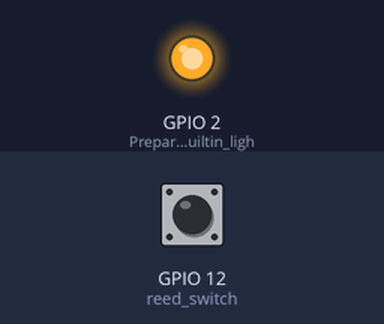
Recording of a sketch running on a simulated ESP8266 (NodeMCU). On the bench: output pins drawn as LEDs (lit = HIGH). The inputs (shaded band) are chosen by the test bench; at power-on: GPIO 12 (reed_switch) HIGH. WiFi joins after 1.5 s; servers stay silent unless stated; no MQTT or app messages arrive unless stated; what the sketch prints to the serial monitor is not drawn.

Above: at 3.0 s.
3.1 s: GPIO 12 (reed_switch) pulled LOW for 0.15 s
At 3.18 s:
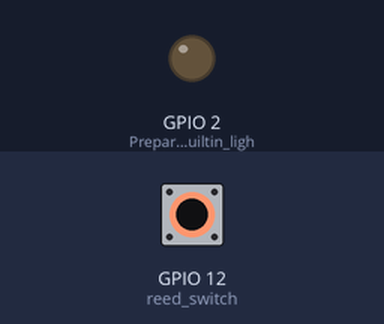
4.7 s: GPIO 12 (reed_switch) pulled LOW for 3.2 s
At 8.2 s:
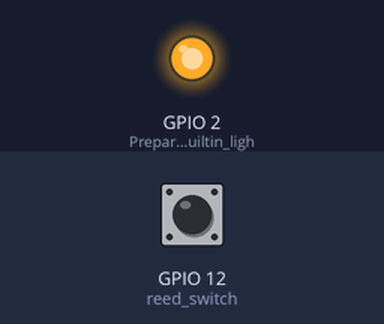
Timing chart, 0 to 9.7 s (numbered marks = the images above; inputs shaded):
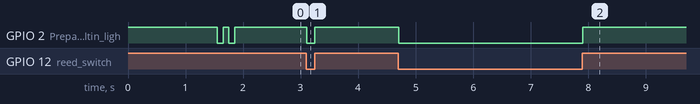

Measured:
- after the input at 3.1 s, GPIO 2 (Prepares_the_builtin_ligh): HIGH → LOW at once, → HIGH 0.14 s later
- after the input at 4.7 s, GPIO 2 (Prepares_the_builtin_ligh): HIGH → LOW at once, → HIGH 3.2 s later

The sketch:

Lab_4_Door_Opener.ino
```cpp
/*
 * Created by Aaron Nelson
 * Lab 4 Event Bus
 * 10-26-19
 * This script is used with the reed switch. It will post to the MQTT server when the magnet becomes connected or disconnected.
 *
 * The MQTT portion of this script was obtained from https://arduinodiy.wordpress.com/2017/11/24/mqtt-for-beginners/
 *
    Reed Switch Pins:
        One Wire: Pin12 (D6)
        The Other Wire: GND
*/

#include <ESP8266WiFi.h>            // This contains the libraries that allows the board to connect to wifi
#include <PubSubClient.h>           // This is used for communication with the MQTT Server

const char* ssid = "YOUR WIFI HERE";       // Specify the name of your wifi
const char* password = "YOUR PASSWORD HERE";      // Specify the password for your wifi

const char* mqttServer = "192.168.137.1"; // The location of your MQTT Server
const int mqttPort = 1883;                // The port number your MQTT Server is running on (1883 is the default for Mosquitto)

WiFiClient doorSwitchClient;        // Name for our MQTT connection client
PubSubClient client(doorSwitchClient);    // Creates a partially initialized client instance

int reed_switch = 12;               // Pin D6 is connected to one of the switch wires. If using a different pin, specify that here
int reed_status;                    // When this is 0, it means it is connected to the magnet. A 1 means it is disconnected and seperated
int last_reed_status;               // Keeps the last value of the reed magnet (to only publish to the sensor when a CHANGE is made)


void setup() {                      // This runs when the board is first turned on
  Serial.begin(115200);             // This allows serial information when connected to a computer (this will tell when the magnet is connected)
  pinMode(LED_BUILTIN, OUTPUT);     // Prepares the builtin light pin for output (which turns on when the reed magnet is connected)
  digitalWrite(LED_BUILTIN, HIGH);  // Initially, turn off the builtin LED light
  pinMode(reed_switch, INPUT_PULLUP);     // Initialize the reed switch pin for input. Pullup is necessary for when the magnet becomes reconnected
  reed_status = digitalRead(reed_switch); // Read the current value of the magnet switch
  last_reed_status = reed_status;   // Store the initial reading of the magnet switch to detect state changes

  /* Connect to WiFi */
  Serial.println();
  Serial.println();
  Serial.print("Connecting to ");   // This is shown on the serial if connected to a computer
  Serial.println(ssid);             // It displays the wifi it is trying to connect to

  WiFi.mode(WIFI_STA);              // It sets the wifis mode to "Station" (rather than "AP" which is the Access Point mode)
  WiFi.hostname("DoorSwitch");      // Hostname to uniquely identify our device
  WiFi.begin(ssid, password);       // Attempts to connect to wifi using provided credentials

  while (WiFi.status() != WL_CONNECTED) {     // While the wifi is not connected yet:
    delay(500);                     // every half second,
    Serial.print(".");              // it prints a dot on the Serial Monitor to show it is still trying to connect
  }
  Serial.println("");
  Serial.println("WiFi connected"); // When it does connect, show that there was success

  connectMQTT();                    // Runs the function to set up our MQTT connection

  // Blink LED quickly to show that it is connected to wifi and the MQTT server
  digitalWrite(LED_BUILTIN, LOW);   // light turns on
  delay(100);
  digitalWrite(LED_BUILTIN, HIGH);  // light turns off
  delay(100);
  digitalWrite(LED_BUILTIN, LOW);   // light turns on
  delay(100);
  digitalWrite(LED_BUILTIN, HIGH);  // light turns off

  client.publish("device/doorSwitch", "Activated");  // Post in the device channel that this device is on
}


void loop() {                       // This constantly cycles through, detecting a change in the reed switch and posting to the MQTT server if there is one
  if (!client.connected()){         // Occasionally the client drops connection randomly and stops working
    Serial.println("MQTT was Unexpectedly Disconnected");
    connectMQTT();                  // If the connection dropped, try to reconnect to our server
  }

  reed_status = digitalRead(reed_switch);     // On each loop through, check if the magnet is connected or not

  // Respond to state changes
  if (reed_status == 0 && last_reed_status == 1) {    // If the magnet just barely became connected
      digitalWrite(LED_BUILTIN, LOW);         // The LED light turns on
      Serial.println("connected");            // Displays it is connected in the serial monitor
      client.publish("garage/doorSwitch", "1");       // Posts a value to the MQTT server
      last_reed_status = 0;         // Remembers the last state was connected (to only work off state changes)
  }
  if (reed_status == 1 && last_reed_status == 0) {    // If the magnet just barely became disconnected
       digitalWrite(LED_BUILTIN, HIGH);       // The LED light turns off
       Serial.println("disconnected");        // Displays it is disconnected in the serial monitor
       client.publish("garage/doorSwitch", "0");      // Posts a value to the MQTT server
       last_reed_status = 1;         // Remembers the last state was connected (to only work off state changes)
  }
  delay(10);    // Delay is used so that little random (dis)connections aren't detected (like if the magnet is barely on the verge of connection)
}


void connectMQTT() {              // When first connecting to MQTT or when it becomes disconnected, run this script
  client.setServer(mqttServer, mqttPort);     // Setup the server connection with information the user provided
  while(!client.connected()) {    // If the MQTT server is not connected or becomes disconnected, try again
    Serial.println("connecting to MQTT...");
    if (client.connect("DoorSwitch")) {        // Try to connect with this name
      Serial.println("Connected to MQTT");
    } else {
      Serial.print("failed... Re");           // Repeatedly says "failed... Reconnecting" as this loop cycles through
      // Serial.print(client.state());           // Show in the Serial Monitor what the current state of the server connection is
      delay(2000);                // Wait two seconds before trying to connect to the server again
    }
  }
}
```
